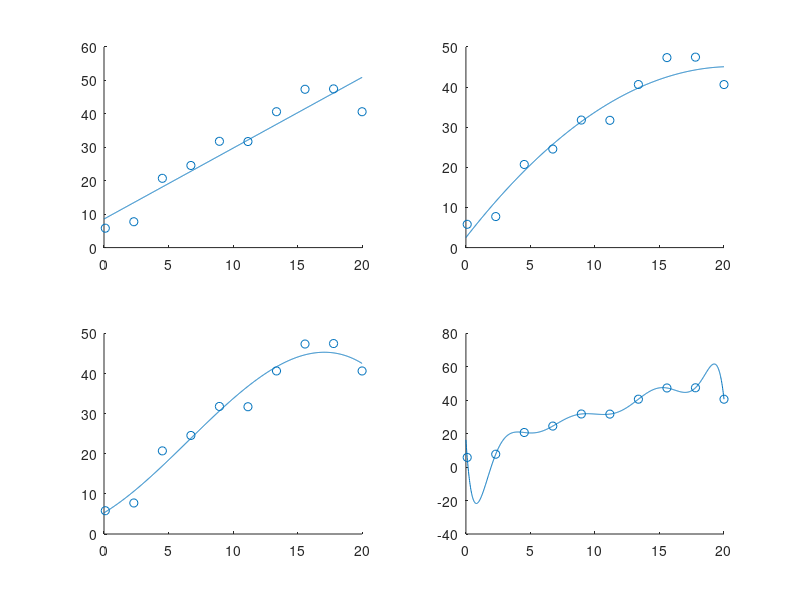

Write MATLAB code to recreate this figure.
clear all;clc;close all;
a=10;
b=1000;
x=linspace(0.1,20,a);
rnd=10*rand(1,a);
y=2*x+2*rnd;

p1=polyfit(x,y,1);
p2=polyfit(x,y,2);
p3=polyfit(x,y,3);
p9=polyfit(x,y,9);

x_val=linspace(0,20,b);

figure(1)
subplot(2,2,1)
scatter(x,y)
hold on
plot(x_val,polyval(p1,x_val))
subplot(2,2,2)
scatter(x,y)
hold on
plot(x_val,polyval(p2,x_val))
subplot(2,2,3)
scatter(x,y)
hold on
plot(x_val,polyval(p3,x_val))
subplot(2,2,4)
scatter(x,y)
hold on
plot(x_val,polyval(p9,x_val))